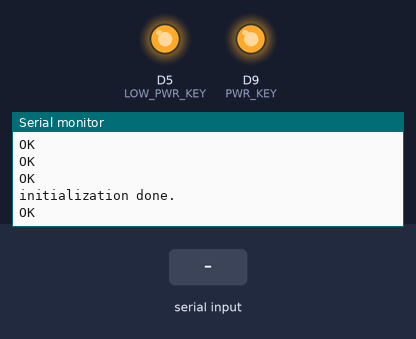
A sketch run on a simulated Arduino Zero (SAMD21). On the bench: output pins drawn as LEDs (lit = HIGH), the last lines printed to the serial monitor. The inputs (shaded band) are chosen by the test bench. Storage starts empty; the modem accepts every AT command (registered, SIM ready, sends succeed) and sends nothing else.

Above: at 13.2 s.
13.3 s: "OK" received over the second serial link
At 15.5 s:
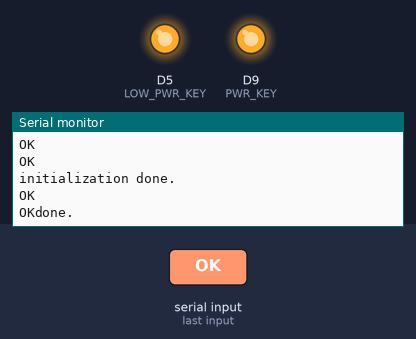
15.8 s: "1" received over the second serial link
At 17.5 s:
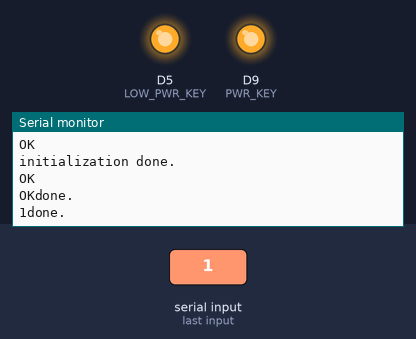
18.3 s: "0" received over the second serial link
At 19.9 s:
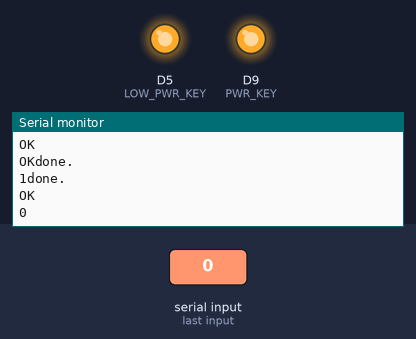

The sketch:

A9G_GPS_SD.ino
```cpp
#include <stdio.h>
#include <string.h>

#include <SPI.h>
#include <SD.h>

//web: http://www.makerfabs.com

File myFile;

#define SD_CS 4

void(* resetFunc) (void) = 0; //declare reset function at address 0

#define DEBUG true
int PWR_KEY = 9;
int RST_KEY = 6;
int LOW_PWR_KEY = 5;

bool ModuleState=false;
unsigned long timeCount;

void setup()
{

    SerialUSB.begin(115200);
    while (!SerialUSB)
    {
        ; // wait for serial port to connect
    }

    pinMode(PWR_KEY, OUTPUT);
    pinMode(RST_KEY, OUTPUT);
    pinMode(LOW_PWR_KEY, OUTPUT);
    digitalWrite(RST_KEY, LOW);
    digitalWrite(LOW_PWR_KEY, HIGH);
    digitalWrite(PWR_KEY, HIGH);


    Serial1.begin(115200);
    digitalWrite(PWR_KEY, LOW);
    delay(3000);
    digitalWrite(PWR_KEY, HIGH);
    delay(5000);
		ModuleState=moduleStateCheck();
		if(ModuleState==false)//if it's off, turn on it.
		{
			digitalWrite(PWR_KEY, LOW);
			delay(3000);
			digitalWrite(PWR_KEY, HIGH);
			delay(5000);
      SerialUSB.println("Now turnning the A9/A9G on.");
		}

    //GPS test
    sendData("AT+GPS=1", 1000, DEBUG);//1: turn on GPS  0:Turn off GPS
    sendData("AT+GPSRD=10", 1000, DEBUG);//Read NEMA information every 10 seconds

    sendData("AT+LOCATION=2", 1000, DEBUG);//AT+LOCATION=X  //1:Get base address, 2:get gps address

    //sendData("AT+CCID", 3000, DEBUG);
    //sendData("AT+CREG?", 3000, DEBUG);
    //sendData("AT+CGATT=1", 1000, DEBUG);
    //sendData("AT+CGACT=1,1", 1000, DEBUG);
    //sendData("AT+CGDCONT=1,\"IP\",\"CMNET\"", 1000, DEBUG);

    //sendData("AT+CIPSTART=\"TCP\",\"www.mirocast.com\",80", 2000, DEBUG);

    if (!SD.begin(SD_CS)) {
        Serial.println("initialization failed!");
        while (1);
        }
    Serial.println("initialization done.");

}

void loop()
{

  if(millis()-timeCount>5000)
  {
    sendData("AT+LOCATION=2", 1000, DEBUG);
    timeCount=millis();//refresh
  }
  while (Serial1.available() > 0) {
    String cstring = Serial1.readString();
    SerialUSB.print(cstring);//SerialUSB.write(Serial1.read());

    myFile = SD.open("GPS_test.txt", FILE_WRITE);

    // if the file opened okay, write to it:
    if (myFile) {
      //SerialUSB.print("Writing to GPS_test.txt...");
      myFile.seek(-1); //set position to end of file
      myFile.println(cstring);
      // close the file:
      myFile.close();
      SerialUSB.println("done.");
    } else {
      // close the file:
      myFile.close();
      // if the file didn't open, print an error:
      SerialUSB.println("error opening GPS_test.txt");
    }
    yield();
  }
  while (SerialUSB.available() > 0) {
    Serial1.write(SerialUSB.read());
    yield();
  }
}

bool moduleStateCheck()
{
    int i = 0;
    bool state=false;
    for (i = 0; i < 10; i++)
    {
        String msg = String("");
        msg = sendData("AT", 1000, DEBUG);
        if (msg.indexOf("OK") >= 0)
        {
            SerialUSB.println("A9/A9G Module had turned on.");
        		state=true;
            return state;
        }
        delay(500);
    }
  	return state;
}

String sendData(String command, const int timeout, boolean debug)
{
    String response = "";
    Serial1.println(command);
    long int time = millis();
    while ((time + timeout) > millis())
    {
        while (Serial1.available())
        {
            char c = Serial1.read();
            response += c;
        }
    }
    if (debug)
    {
        SerialUSB.print(response);
    }
    return response;
}
```

Measured:
- after the input at 13.3 s, the serial monitor: prints a new line after 1.0 s (image 1)
- after the input at 15.8 s, the serial monitor: prints a new line after 1.0 s (image 2)
- after the input at 18.3 s, the serial monitor: prints a new line after 0.72 s (image 3)
